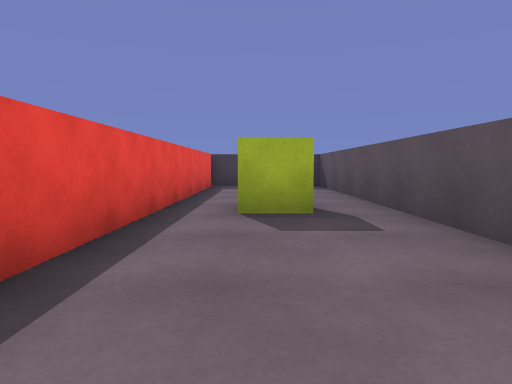
view 1 (above)

17 first-person views from a walk through a scene from a Unity 3-D project. The camera is 0.62 m above the floor, tilts 4° down and sees 70° across. The floor is counted in squares, 1 m on a side. Each view is taken from the middle of a square. On the plan, view 1 faces up. The plan holds only what a view shows up to about 10 squares ahead; the rest is blank. The player character is not drawn.

view 2
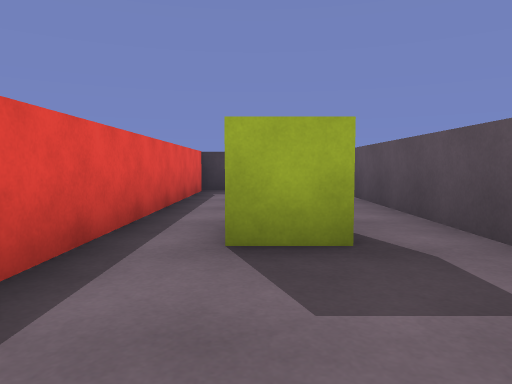

view 3
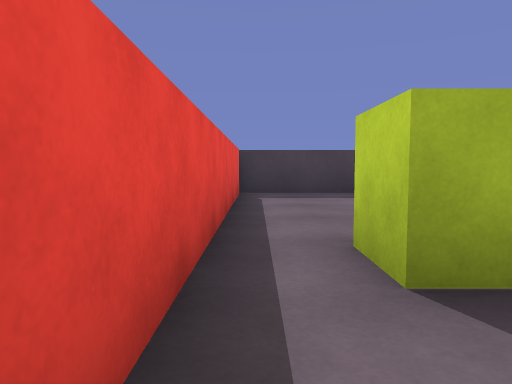

view 4
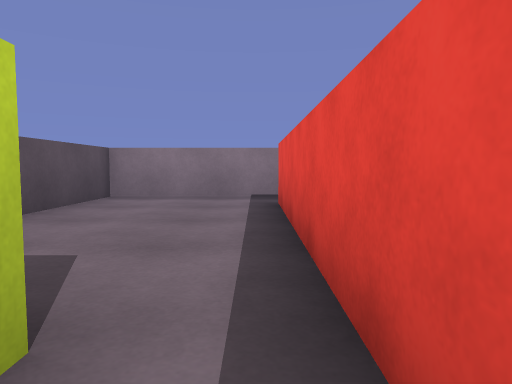

view 5
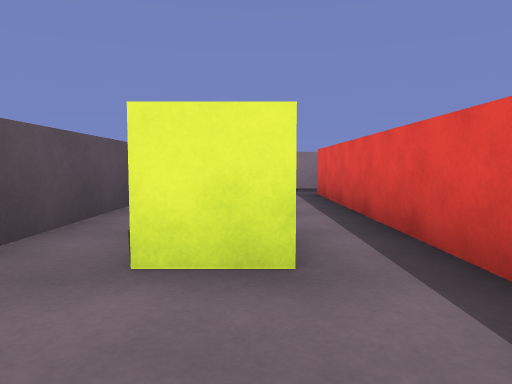

view 6
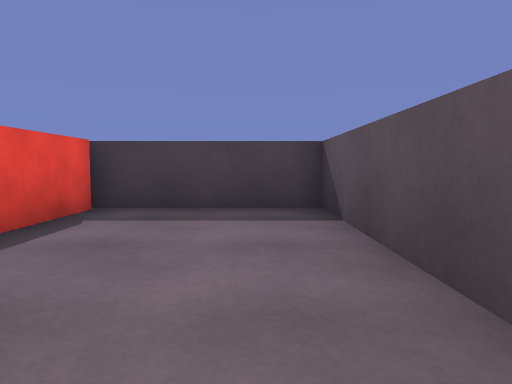

view 7
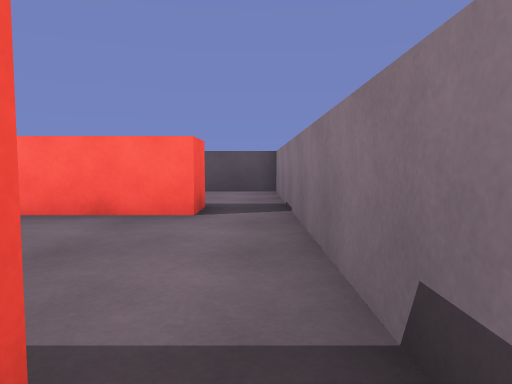

view 8
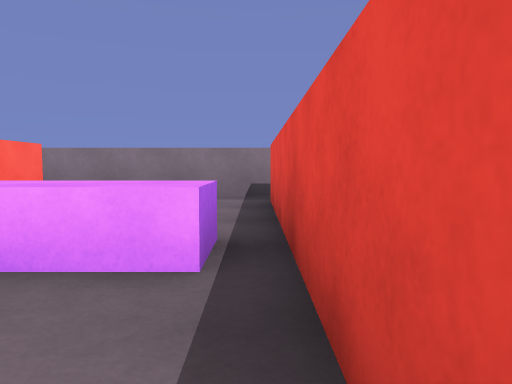

view 9
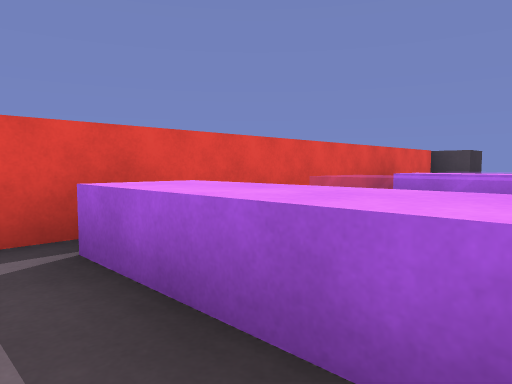

view 10
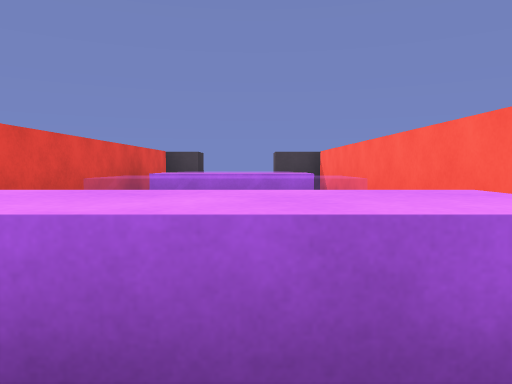

view 11
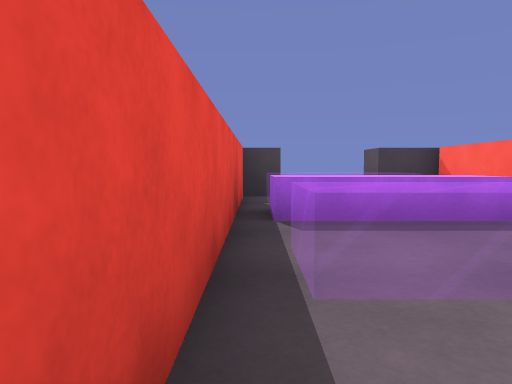

view 12
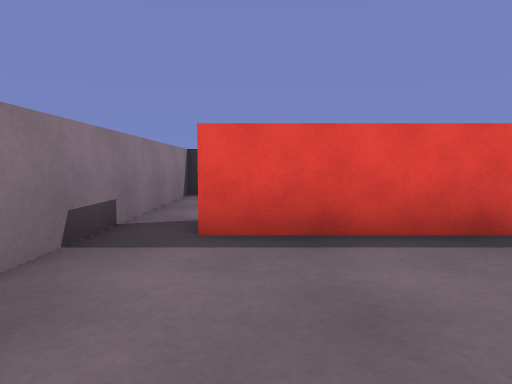

view 13
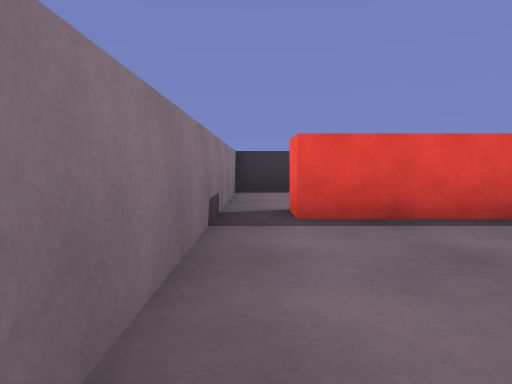

view 14
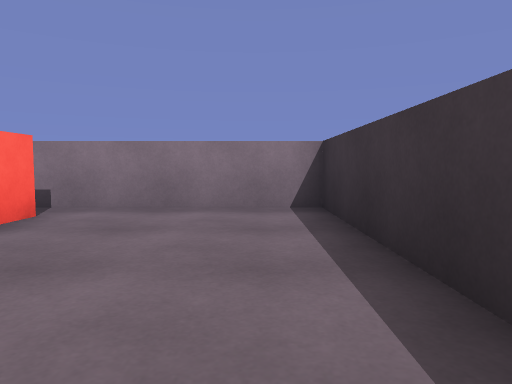

view 15
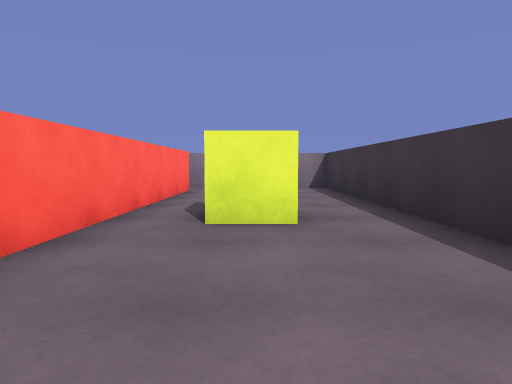

view 16
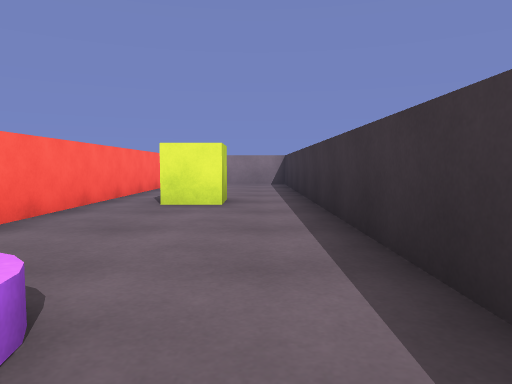

view 17
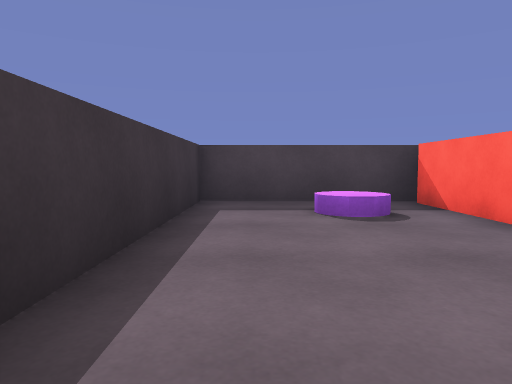

### Floor plan
Key: @ floor where view 1 was taken; # wall or solid block; x gap in a wall; . floor; ^ raised ledge; C cube; P purple disc.
Columns run from 11 left of view 1 to 2 right of it. Each row starts with its distance up from view 1.
 13      #  #
 12 ######  ######
 11 #...x^   x...#
 10 #.P.##   #...#
  9 #...#^^^^#...#
  8 #...#.^^##...#
  7 #...#.^^ #...#
  6 #...#.^  #.C.#
  5 #.C.#..  #.CC#
  4 #.C.#.^^^#...#
  3 #...#.^^^#...#
  2 #...#....#...#
  1 #...#....#...#
  0 #...#....#.@.#
 -1 #............#
 -2 ##############

Positions as (right, up) in squares from view 1, and headings:
1: (0, 0), facing up
2: (0, 2), facing up
3: (-1, 3), facing up
4: (-1, 6), facing down
5: (0, 8), facing down
6: (1, 6), facing up
7: (-7, -1), facing right
8: (-6, 6), facing down
9: (-3, 2), facing up-left
10: (-4, 2), facing up
11: (-6, 4), facing up
12: (-3, 0), facing left
13: (-2, -1), facing left
14: (-10, 4), facing down
15: (-9, 9), facing down
16: (-10, 11), facing down
17: (-10, 5), facing up
